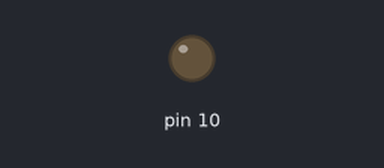
The sketch below on a simulated Arduino Uno, built with avr-gcc and run on an emulated ATmega328P. Shown: output pins drawn as LEDs (lit = HIGH).

Above: at 0.15 s.
At 39.42 s:
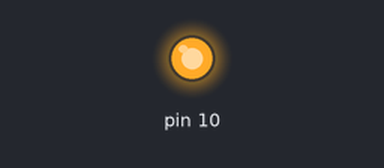
Timing chart, 0 to 40.0 s (numbered marks = the images above):
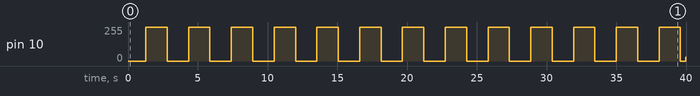

The sketch:

led_breath.ino
```cpp
void breath() {
  for (int d = 0; d <= 255; d = d + (1)) {
    analogWrite(10, d);
    delay(5);
  }
  delay(250);
  for (int d = 255; d >= 0; d = d + (-1)) {
    analogWrite(10, d);
    delay(5);
  }
  delay(250);
}

void setup() {
  pinMode(10, OUTPUT);
}

void loop() {
  breath();
}
```

Measured:
- by itself, pin 10: 0/255 → 255/255 at 1.3 s, → 0/255 1.5 s later, → 255/255 1.5 s later, → 0/255 1.5 s later, … (27 changes in this stretch)
